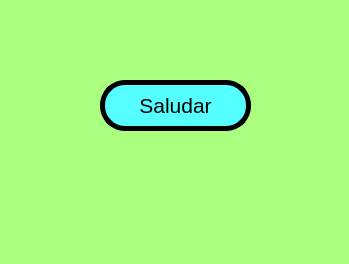
<?xml version="1.0" encoding="UTF-8"?>
<ui version="4.0">
 <class>MainWindow</class>
 <widget class="QMainWindow" name="MainWindow">
  <property name="geometry">
   <rect>
    <x>0</x>
    <y>0</y>
    <width>349</width>
    <height>264</height>
   </rect>
  </property>
  <property name="font">
   <font>
    <pointsize>18</pointsize>
   </font>
  </property>
  <property name="windowTitle">
   <string>Programa03</string>
  </property>
  <property name="styleSheet">
   <string notr="true">background-color: rgb(85, 170, 255);
background-color: rgb(255, 255, 127);
background-color: rgb(255, 255, 127);
background-color: rgb(170, 255, 127);</string>
  </property>
  <widget class="QWidget" name="centralwidget">
   <widget class="QPushButton" name="btn_saludar">
    <property name="geometry">
     <rect>
      <x>100</x>
      <y>80</y>
      <width>151</width>
      <height>51</height>
     </rect>
    </property>
    <property name="font">
     <font>
      <pointsize>16</pointsize>
     </font>
    </property>
    <property name="autoFillBackground">
     <bool>false</bool>
    </property>
    <property name="styleSheet">
     <string notr="true">background-color: rgb(85, 255, 255);
border-radius: 25px;
border: 5px solid black;</string>
    </property>
    <property name="text">
     <string>Saludar</string>
    </property>
    <property name="autoDefault">
     <bool>false</bool>
    </property>
   </widget>
  </widget>
  <widget class="QMenuBar" name="menubar">
   <property name="geometry">
    <rect>
     <x>0</x>
     <y>0</y>
     <width>349</width>
     <height>21</height>
    </rect>
   </property>
  </widget>
  <widget class="QStatusBar" name="statusbar"/>
 </widget>
 <resources/>
 <connections/>
</ui>
